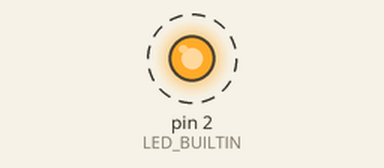
Simulated run of this sketch. Board: Arduino Uno, built with avr-gcc and run on an emulated ATmega328P. Parts: output pins drawn as LEDs (lit = HIGH). Dashed ring = blinking.

Above: at 0.2 s.
Timing chart, 0 to 3.5 s (numbered marks = the images above):
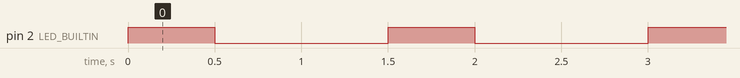

Measured:
- by itself, pin 2 (LED_BUILTIN): alternates HIGH for 0.50 s and LOW for 1.0 s

The sketch:

led.ino
```cpp
int LED_BUILTIN = 2;

void setup()
{
pinMode(LED_BUILTIN, OUTPUT);

}

void loop()
{
digitalWrite(LED_BUILTIN, HIGH); // allume la LED avec le plus haut voltage
delay(500);
digitalWrite(LED_BUILTIN, LOW) ; // allume la LED avec le plus petit voltage
delay(1000);
}
```
